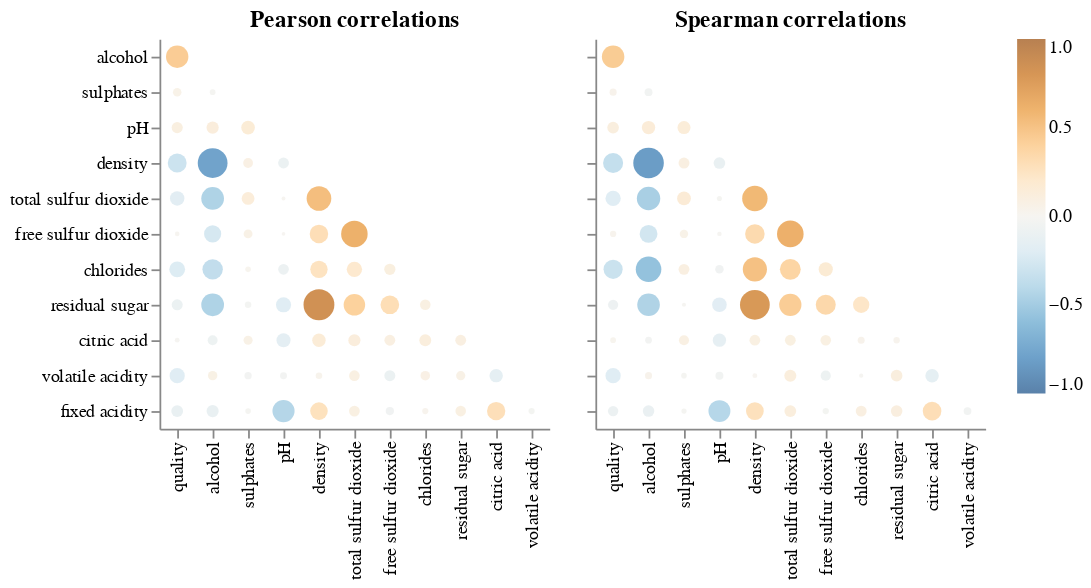

Notebook cell for this chart:
### Markdown cell above
By taking a look at the individual distributions of the variables, we can see that the majority of them are approximately normal with some degree of right-skew. This tells us that most of the values tend to cluster around the average, possibly an industry standard, with the more extreme values tending to fall above the average rather than below it. The distributions of residual sugar and alcohol content break this pattern as the residual sugar plot follows a more exponential pattern, and the distribution of alcohol content is still approximately normal but also shows a tendency towards uniformity.

### Code cell
aly.corr(origin_df)

### Figure 1 — Vega specification as saved in the notebook (floating-point values rounded to 4 significant figures)
{"$schema": "https://vega.github.io/schema/vega/v6.json", "data": [{"name": "source_0"}, {"name": "data_0", "values": [{"abs_value": 0.03192, "index": "pH", "value": -0.03192, "variable": "volatile acidity"}, {"abs_value": 0.06429, "index": "residual sugar", "value": 0.06429, "variable": "volatile acidity"}, {"abs_value": 0.1947, "index": "quality", "value": -0.1947, "variable": "volatile acidity"}, {"abs_value": 0.06772, "index": "alcohol", "value": 0.06772, "variable": "volatile acidity"}, {"abs_value": 0.03573, "index": "sulphates", "value": -0.03573, "variable": "volatile acidity"}, {"abs_value": 0.02711, "index": "density", "value": 0.02711, "variable": "volatile acidity"}, {"abs_value": 0.08926, "index": "total sulfur dioxide", "value": 0.08926, "variable": "volatile acidity"}, {"abs_value": 0.09701, "index": "free sulfur dioxide", "value": -0.09701, "variable": "volatile acidity"}, {"abs_value": 0.07051, "index": "chlorides", "value": 0.07051, "variable": "volatile acidity"}, {"abs_value": 0.1495, "index": "citric acid", "value": -0.1495, "variable": "volatile acidity"}, {"abs_value": 0.002321, "index": "pH", "value": 0.002321, "variable": "total sulfur dioxide"}, {"abs_value": 0.1346, "index": "sulphates", "value": 0.1346, "variable": "total sulfur dioxide"}, {"abs_value": 0.4489, "index": "alcohol", "value": -0.4489, "variable": "total sulfur dioxide"}, {"abs_value": 0.1747, "index": "quality", "value": -0.1747, "variable": "total sulfur dioxide"}, {"abs_value": 0.5299, "index": "density", "value": 0.5299, "variable": "total sulfur dioxide"}, {"abs_value": 0.01743, "index": "alcohol", "value": -0.01743, "variable": "sulphates"}, {"abs_value": 0.05368, "index": "quality", "value": 0.05368, "variable": "sulphates"}, {"abs_value": 0.09758, "index": "quality", "value": -0.09758, "variable": "residual sugar"}, {"abs_value": 0.08868, "index": "chlorides", "value": 0.08868, "variable": "residual sugar"}, {"abs_value": 0.2991, "index": "free sulfur dioxide", "value": 0.2991, "variable": "residual sugar"}, {"abs_value": 0.4506, "index": "alcohol", "value": -0.4506, "variable": "residual sugar"}, {"abs_value": 0.4014, "index": "total sulfur dioxide", "value": 0.4014, "variable": "residual sugar"}, {"abs_value": 0.839, "index": "density", "value": 0.839, "variable": "residual sugar"}, {"abs_value": 0.1941, "index": "pH", "value": -0.1941, "variable": "residual sugar"}, {"abs_value": 0.02666, "index": "sulphates", "value": -0.02666, "variable": "residual sugar"}, {"abs_value": 0.156, "index": "sulphates", "value": 0.156, "variable": "pH"}, {"abs_value": 0.1214, "index": "alcohol", "value": 0.1214, "variable": "pH"}, {"abs_value": 0.09943, "index": "quality", "value": 0.09943, "variable": "pH"}, {"abs_value": 0.2501, "index": "alcohol", "value": -0.2501, "variable": "free sulfur dioxide"}, {"abs_value": 0.05922, "index": "sulphates", "value": 0.05922, "variable": "free sulfur dioxide"}, {"abs_value": 0.0006178, "index": "pH", "value": -0.0006178, "variable": "free sulfur dioxide"}, {"abs_value": 0.2942, "index": "density", "value": 0.2942, "variable": "free sulfur dioxide"}, {"abs_value": 0.6155, "index": "total sulfur dioxide", "value": 0.6155, "variable": "free sulfur dioxide"}, {"abs_value": 0.008158, "index": "quality", "value": 0.008158, "variable": "free sulfur dioxide"}, {"abs_value": 0.0227, "index": "volatile acidity", "value": -0.0227, "variable": "fixed acidity"}, {"abs_value": 0.2892, "index": "citric acid", "value": 0.2892, "variable": "fixed acidity"}, {"abs_value": 0.08902, "index": "residual sugar", "value": 0.08902, "variable": "fixed acidity"}, {"abs_value": 0.02309, "index": "chlorides", "value": 0.02309, "variable": "fixed acidity"}, {"abs_value": 0.0494, "index": "free sulfur dioxide", "value": -0.0494, "variable": "fixed acidity"}, {"abs_value": 0.09107, "index": "total sulfur dioxide", "value": 0.09107, "variable": "fixed acidity"}, {"abs_value": 0.2653, "index": "density", "value": 0.2653, "variable": "fixed acidity"}, {"abs_value": 0.4259, "index": "pH", "value": -0.4259, "variable": "fixed acidity"}, {"abs_value": 0.01714, "index": "sulphates", "value": -0.01714, "variable": "fixed acidity"}, {"abs_value": 0.1209, "index": "alcohol", "value": -0.1209, "variable": "fixed acidity"}, {"abs_value": 0.1137, "index": "quality", "value": -0.1137, "variable": "fixed acidity"}, {"abs_value": 0.3071, "index": "quality", "value": -0.3071, "variable": "density"}, {"abs_value": 0.7801, "index": "alcohol", "value": -0.7801, "variable": "density"}, {"abs_value": 0.07449, "index": "sulphates", "value": 0.07449, "variable": "density"}, {"abs_value": 0.09359, "index": "pH", "value": -0.09359, "variable": "density"}, {"abs_value": 0.09421, "index": "residual sugar", "value": 0.09421, "variable": "citric acid"}, {"abs_value": 0.1144, "index": "chlorides", "value": 0.1144, "variable": "citric acid"}, {"abs_value": 0.009209, "index": "quality", "value": -0.009209, "variable": "citric acid"}, {"abs_value": 0.09408, "index": "free sulfur dioxide", "value": 0.09408, "variable": "citric acid"}, {"abs_value": 0.1211, "index": "total sulfur dioxide", "value": 0.1211, "variable": "citric acid"}, {"abs_value": 0.1495, "index": "density", "value": 0.1495, "variable": "citric acid"}, {"abs_value": 0.1637, "index": "pH", "value": -0.1637, "variable": "citric acid"}, {"abs_value": 0.06233, "index": "sulphates", "value": 0.06233, "variable": "citric acid"}, {"abs_value": 0.07573, "index": "alcohol", "value": -0.07573, "variable": "citric acid"}, {"abs_value": 0.2099, "index": "quality", "value": -0.2099, "variable": "chlorides"}, {"abs_value": 0.3602, "index": "alcohol", "value": -0.3602, "variable": "chlorides"}, {"abs_value": 0.01676, "index": "sulphates", "value": 0.01676, "variable": "chlorides"}, {"abs_value": 0.09044, "index": "pH", "value": -0.09044, "variable": "chlorides"}, {"abs_value": 0.2572, "index": "density", "value": 0.2572, "variable": "chlorides"}, {"abs_value": 0.1989, "index": "total sulfur dioxide", "value": 0.1989, "variable": "chlorides"}, {"abs_value": 0.1014, "index": "free sulfur dioxide", "value": 0.1014, "variable": "chlorides"}, {"abs_value": 0.4356, "index": "quality", "value": 0.4356, "variable": "alcohol"}]}, {"name": "source_1"}, {"name": "data_1", "values": [{"abs_value": 0.0452, "index": "pH", "value": -0.0452, "variable": "volatile acidity"}, {"abs_value": 0.1086, "index": "residual sugar", "value": 0.1086, "variable": "volatile acidity"}, {"abs_value": 0.1966, "index": "quality", "value": -0.1966, "variable": "volatile acidity"}, {"abs_value": 0.03397, "index": "alcohol", "value": 0.03397, "variable": "volatile acidity"}, {"abs_value": 0.0169, "index": "sulphates", "value": -0.0169, "variable": "volatile acidity"}, {"abs_value": 0.01012, "index": "density", "value": 0.01012, "variable": "volatile acidity"}, {"abs_value": 0.1176, "index": "total sulfur dioxide", "value": 0.1176, "variable": "volatile acidity"}, {"abs_value": 0.08121, "index": "free sulfur dioxide", "value": -0.08121, "variable": "volatile acidity"}, {"abs_value": 0.004934, "index": "chlorides", "value": -0.004934, "variable": "volatile acidity"}, {"abs_value": 0.1504, "index": "citric acid", "value": -0.1504, "variable": "volatile acidity"}, {"abs_value": 0.01183, "index": "pH", "value": -0.01183, "variable": "total sulfur dioxide"}, {"abs_value": 0.1578, "index": "sulphates", "value": 0.1578, "variable": "total sulfur dioxide"}, {"abs_value": 0.4766, "index": "alcohol", "value": -0.4766, "variable": "total sulfur dioxide"}, {"abs_value": 0.1967, "index": "quality", "value": -0.1967, "variable": "total sulfur dioxide"}, {"abs_value": 0.5638, "index": "density", "value": 0.5638, "variable": "total sulfur dioxide"}, {"abs_value": 0.04487, "index": "alcohol", "value": -0.04487, "variable": "sulphates"}, {"abs_value": 0.03332, "index": "quality", "value": 0.03332, "variable": "sulphates"}, {"abs_value": 0.08207, "index": "quality", "value": -0.08207, "variable": "residual sugar"}, {"abs_value": 0.2278, "index": "chlorides", "value": 0.2278, "variable": "residual sugar"}, {"abs_value": 0.3461, "index": "free sulfur dioxide", "value": 0.3461, "variable": "residual sugar"}, {"abs_value": 0.4453, "index": "alcohol", "value": -0.4453, "variable": "residual sugar"}, {"abs_value": 0.4313, "index": "total sulfur dioxide", "value": 0.4313, "variable": "residual sugar"}, {"abs_value": 0.7804, "index": "density", "value": 0.7804, "variable": "residual sugar"}, {"abs_value": 0.18, "index": "pH", "value": -0.18, "variable": "residual sugar"}, {"abs_value": 0.003844, "index": "sulphates", "value": -0.003844, "variable": "residual sugar"}, {"abs_value": 0.1402, "index": "sulphates", "value": 0.1402, "variable": "pH"}, {"abs_value": 0.1489, "index": "alcohol", "value": 0.1489, "variable": "pH"}, {"abs_value": 0.1094, "index": "quality", "value": 0.1094, "variable": "pH"}, {"abs_value": 0.2726, "index": "alcohol", "value": -0.2726, "variable": "free sulfur dioxide"}, {"abs_value": 0.05225, "index": "sulphates", "value": 0.05225, "variable": "free sulfur dioxide"}, {"abs_value": 0.006274, "index": "pH", "value": -0.006274, "variable": "free sulfur dioxide"}, {"abs_value": 0.3278, "index": "density", "value": 0.3278, "variable": "free sulfur dioxide"}, {"abs_value": 0.6186, "index": "total sulfur dioxide", "value": 0.6186, "variable": "free sulfur dioxide"}, {"abs_value": 0.02371, "index": "quality", "value": 0.02371, "variable": "free sulfur dioxide"}, {"abs_value": 0.04287, "index": "volatile acidity", "value": -0.04287, "variable": "fixed acidity"}, {"abs_value": 0.2979, "index": "citric acid", "value": 0.2979, "variable": "fixed acidity"}, {"abs_value": 0.1067, "index": "residual sugar", "value": 0.1067, "variable": "fixed acidity"}, {"abs_value": 0.09469, "index": "chlorides", "value": 0.09469, "variable": "fixed acidity"}, {"abs_value": 0.02454, "index": "free sulfur dioxide", "value": -0.02454, "variable": "fixed acidity"}, {"abs_value": 0.1126, "index": "total sulfur dioxide", "value": 0.1126, "variable": "fixed acidity"}, {"abs_value": 0.27, "index": "density", "value": 0.27, "variable": "fixed acidity"}, {"abs_value": 0.4183, "index": "pH", "value": -0.4183, "variable": "fixed acidity"}, {"abs_value": 0.01324, "index": "sulphates", "value": -0.01324, "variable": "fixed acidity"}, {"abs_value": 0.1068, "index": "alcohol", "value": -0.1068, "variable": "fixed acidity"}, {"abs_value": 0.08449, "index": "quality", "value": -0.08449, "variable": "fixed acidity"}, {"abs_value": 0.3484, "index": "quality", "value": -0.3484, "variable": "density"}, {"abs_value": 0.8219, "index": "alcohol", "value": -0.8219, "variable": "density"}, {"abs_value": 0.09508, "index": "sulphates", "value": 0.09508, "variable": "density"}, {"abs_value": 0.1101, "index": "pH", "value": -0.1101, "variable": "density"}, {"abs_value": 0.02462, "index": "residual sugar", "value": 0.02462, "variable": "citric acid"}, {"abs_value": 0.03266, "index": "chlorides", "value": 0.03266, "variable": "citric acid"}, {"abs_value": 0.01833, "index": "quality", "value": 0.01833, "variable": "citric acid"}, {"abs_value": 0.08831, "index": "free sulfur dioxide", "value": 0.08831, "variable": "citric acid"}, {"abs_value": 0.09322, "index": "total sulfur dioxide", "value": 0.09322, "variable": "citric acid"}, {"abs_value": 0.09143, "index": "density", "value": 0.09143, "variable": "citric acid"}, {"abs_value": 0.1462, "index": "pH", "value": -0.1462, "variable": "citric acid"}, {"abs_value": 0.07977, "index": "sulphates", "value": 0.07977, "variable": "citric acid"}, {"abs_value": 0.02917, "index": "alcohol", "value": -0.02917, "variable": "citric acid"}, {"abs_value": 0.3145, "index": "quality", "value": -0.3145, "variable": "chlorides"}, {"abs_value": 0.5708, "index": "alcohol", "value": -0.5708, "variable": "chlorides"}, {"abs_value": 0.09393, "index": "sulphates", "value": 0.09393, "variable": "chlorides"}, {"abs_value": 0.05401, "index": "pH", "value": -0.05401, "variable": "chlorides"}, {"abs_value": 0.5083, "index": "density", "value": 0.5083, "variable": "chlorides"}, {"abs_value": 0.3752, "index": "total sulfur dioxide", "value": 0.3752, "variable": "chlorides"}, {"abs_value": 0.167, "index": "free sulfur dioxide", "value": 0.167, "variable": "chlorides"}, {"abs_value": 0.4404, "index": "quality", "value": 0.4404, "variable": "alcohol"}]}, {"name": "source_0_concat_0_x_domain_index", "values": [{"index": "pH", "sort_field": 3.0}, {"index": "residual sugar", "sort_field": 8.0}, {"index": "quality", "sort_field": 0.0}, {"index": "alcohol", "sort_field": 1.0}, {"index": "sulphates", "sort_field": 2.0}, {"index": "density", "sort_field": 4.0}, {"index": "total sulfur dioxide", "sort_field": 5.0}, {"index": "free sulfur dioxide", "sort_field": 6.0}, {"index": "chlorides", "sort_field": 7.0}, {"index": "citric acid", "sort_field": 9.0}, {"index": "volatile acidity", "sort_field": 10.0}]}, {"name": "source_0_concat_0_y_domain_variable", "values": [{"sort_field": 9.0, "variable": "volatile acidity"}, {"sort_field": 4.0, "variable": "total sulfur dioxide"}, {"sort_field": 1.0, "variable": "sulphates"}, {"sort_field": 7.0, "variable": "residual sugar"}, {"sort_field": 2.0, "variable": "pH"}, {"sort_field": 5.0, "variable": "free sulfur dioxide"}, {"sort_field": 10.0, "variable": "fixed acidity"}, {"sort_field": 3.0, "variable": "density"}, {"sort_field": 8.0, "variable": "citric acid"}, {"sort_field": 6.0, "variable": "chlorides"}, {"sort_field": 0.0, "variable": "alcohol"}]}, {"name": "source_1_concat_1_x_domain_index", "values": [{"index": "pH", "sort_field": 3.0}, {"index": "residual sugar", "sort_field": 8.0}, {"index": "quality", "sort_field": 0.0}, {"index": "alcohol", "sort_field": 1.0}, {"index": "sulphates", "sort_field": 2.0}, {"index": "density", "sort_field": 4.0}, {"index": "total sulfur dioxide", "sort_field": 5.0}, {"index": "free sulfur dioxide", "sort_field": 6.0}, {"index": "chlorides", "sort_field": 7.0}, {"index": "citric acid", "sort_field": 9.0}, {"index": "volatile acidity", "sort_field": 10.0}]}, {"name": "source_1_concat_1_y_domain_variable", "values": [{"sort_field": 9.0, "variable": "volatile acidity"}, {"sort_field": 4.0, "variable": "total sulfur dioxide"}, {"sort_field": 1.0, "variable": "sulphates"}, {"sort_field": 7.0, "variable": "residual sugar"}, {"sort_field": 2.0, "variable": "pH"}, {"sort_field": 5.0, "variable": "free sulfur dioxide"}, {"sort_field": 10.0, "variable": "fixed acidity"}, {"sort_field": 3.0, "variable": "density"}, {"sort_field": 8.0, "variable": "citric acid"}, {"sort_field": 6.0, "variable": "chlorides"}, {"sort_field": 0.0, "variable": "alcohol"}]}], "signals": [{"name": "concat_0_x_step", "value": 20}, {"name": "concat_0_width", "update": "bandspace(domain('concat_0_x').length, 1, 0.5) * concat_0_x_step"}, {"name": "concat_0_y_step", "value": 20}, {"name": "concat_0_height", "update": "bandspace(domain('concat_0_y').length, 1, 0.5) * concat_0_y_step"}, {"name": "concat_1_x_step", "value": 20}, {"name": "concat_1_width", "update": "bandspace(domain('concat_1_x').length, 1, 0.5) * concat_1_x_step"}, {"name": "concat_1_y_step", "value": 20}, {"name": "concat_1_height", "update": "bandspace(domain('concat_1_y').length, 1, 0.5) * concat_1_y_step"}], "marks": [{"type": "group", "name": "concat_0_group", "encode": {"update": {"height": {"signal": "concat_0_height"}, "width": {"signal": "concat_0_width"}}}, "marks": [{"type": "symbol", "name": "concat_0_marks", "from": {"data": "data_0"}, "encode": {"update": {"fill": {"field": "value", "scale": "color"}, "y": {"field": "variable", "scale": "concat_0_y"}, "opacity": {"value": 0.7}, "tooltip": {"signal": "{\"corr\": format(datum[\"value\"], \".2f\"), \"x\": isValid(datum[\"index\"]) ? datum[\"index\"] : \"\"+datum[\"index\"], \"y\": isValid(datum[\"variable\"]) ? datum[\"variable\"] : \"\"+datum[\"variable\"]}"}, "x": {"field": "index", "scale": "concat_0_x"}, "size": {"field": "abs_value", "scale": "size"}, "shape": {"value": "circle"}}}, "style": ["circle"]}], "axes": [{"scale": "concat_0_x", "grid": false, "labelBaseline": "middle", "zindex": 0, "labelAlign": "right", "orient": "bottom", "labelAngle": 270}, {"scale": "concat_0_y", "zindex": 0, "orient": "left", "grid": false}], "title": {"text": "Pearson correlations", "frame": "group"}, "style": "cell"}, {"type": "group", "name": "concat_1_group", "encode": {"update": {"height": {"signal": "concat_1_height"}, "width": {"signal": "concat_1_width"}}}, "marks": [{"type": "symbol", "name": "concat_1_marks", "from": {"data": "data_1"}, "encode": {"update": {"fill": {"field": "value", "scale": "color"}, "tooltip": {"signal": "{\"corr\": format(datum[\"value\"], \".2f\"), \"x\": isValid(datum[\"index\"]) ? datum[\"index\"] : \"\"+datum[\"index\"], \"y\": isValid(datum[\"variable\"]) ? datum[\"variable\"] : \"\"+datum[\"variable\"]}"}, "x": {"field": "index", "scale": "concat_1_x"}, "opacity": {"value": 0.7}, "y": {"field": "variable", "scale": "concat_1_y"}, "shape": {"value": "circle"}, "size": {"field": "abs_value", "scale": "size"}}}, "style": ["circle"]}], "axes": [{"scale": "concat_1_x", "labelBaseline": "middle", "grid": false, "orient": "bottom", "labelAngle": 270, "zindex": 0, "labelAlign": "right"}, {"scale": "concat_1_y", "grid": false, "orient": "left", "labels": false, "zindex": 0}], "title": {"text": "Spearman correlations", "frame": "group"}, "style": "cell"}], "scales": [{"name": "color", "type": "linear", "domain": [-1, 1], "range": {"scheme": "blueorange"}, "interpolate": "hcl", "zero": true}, {"name": "size", "type": "linear", "domain": [0, 1], "range": [4, 361], "zero": true}, {"name": "concat_0_x", "type": "point", "domain": {"data": "source_0_concat_0_x_domain_index", "field": "index", "sort": {"op": "max", "field": "sort_field"}}, "range": {"step": {"signal": "concat_0_x_step"}}, "padding": 0.5}, {"name": "concat_0_y", "type": "point", "domain": {"data": "source_0_concat_0_y_domain_variable", "field": "variable", "sort": {"op": "max", "field": "sort_field"}}, "range": {"step": {"signal": "concat_0_y_step"}}, "padding": 0.5}, {"name": "concat_1_x", "type": "point", "domain": {"data": "source_1_concat_1_x_domain_index", "field": "index", "sort": {"op": "max", "field": "sort_field"}}, "range": {"step": {"signal": "concat_1_x_step"}}, "padding": 0.5}, {"name": "concat_1_y", "type": "point", "domain": {"data": "source_1_concat_1_y_domain_variable", "field": "variable", "sort": {"op": "max", "field": "sort_field"}}, "range": {"step": {"signal": "concat_1_y_step"}}, "padding": 0.5}], "config": {"style": {"cell": {"strokeWidth": 0}}}, "background": "white", "legends": [{"fill": "color", "gradientLength": {"signal": "clamp(concat_0_height, 64, 200)"}, "encode": {"gradient": {"update": {"opacity": {"value": 0.7}}}}}], "padding": 5, "layout": {"padding": 20, "bounds": "full", "align": "each"}}
